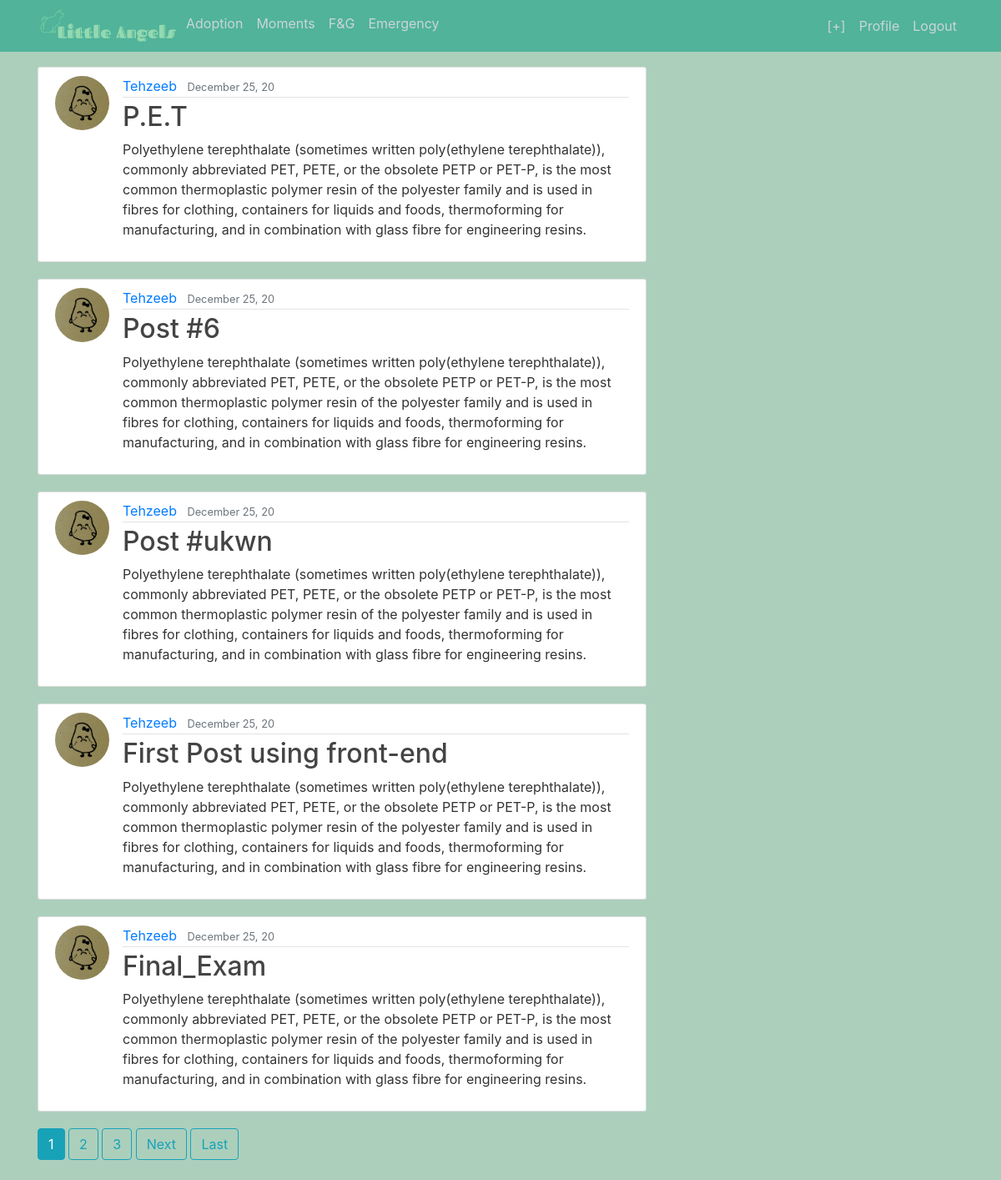
/moments/ (signed in), run on the app's committed database.
### feed/models.py (models this page shows, shortened)
class Post(models.Model):
    title = models.CharField(max_length=30)
    content = models.TextField();
    date = models.DateField(auto_now_add=True)
    author = models.ForeignKey(User, on_delete=models.CASCADE); #if user is deleted, all post gets deleted
    approved = models.BooleanField(default=False)

### users/models.py (models this page shows, shortened)
class Profile(models.Model):
    user = models.OneToOneField(User, on_delete=models.CASCADE)
    image = models.ImageField(default='default.png',  upload_to= 'profile_pics')

### feed/views.py (the view)
# urls.py: path('', PostListView.as_view(), name='feed'),
class PostListView(LoginRequiredMixin, ListView):
    model = Post
    template_name = 'feed/feed.html'
    context_object_name = 'posts'
    ordering = ['-date']
    paginate_by = 5

### feed/templates/feed/feed.html (shortened to what this page needs)
{% extends 'home/base.html' %}
{%block create_post %}
<a class="nav-item nav-link" class="btn btn-nav" h href="{% url 'post_create' %}">[+]</a>
{% endblock %}
{% block content %}
    {% for p in posts %}
        <article class="media content-section">
            <img  class="rounded-circle article-img" src="{{p.author.profile.image.url}}" alt="">
            <div class="media-body">
            <div class="article-metadata">
                <a class="mr-2" href="{% url 'user_posts' p.author.username %}">{{ p.author }}</a>
                <small class="text-muted">{{ p.date| date:"F d, y"}}</small>
            </div>
            <h2><a class="article-title" href="{% url 'post_detail' p.id %}">{{ p.title }}</a></h2>
            <p class="article-content">{{ p.content }}</p>
            </div>
        </article>
    {%endfor %}
    {% if is_paginated %}
        {% for num in page_obj.paginator.page_range %}
            {% if page_obj.number == num %}
                <a class="btn btn-info mb-4" href="?page={{num}}">{{num}}</a>
            {% elif num > page_obj.number|add:'-3' and num < page_obj.number|add:'3' %}
            <a class="btn btn-outline-info mb-4" href="?page={{num}}">{{ num }}</a>
            {% endif %}
        {% endfor %}
        {% if page_obj.has_next %}
            <a class="btn btn-outline-info mb-4" href="?page={{page_obj.next_page_number}}">Next</a>
            <a class="btn btn-outline-info mb-4" href="?page={{page_obj.paginator.num_pages}}">Last</a>
        {% endif %}
    {% endif %}
{% endblock content %}

### home/templates/home/base.html (shortened to what this page needs)
{% load static %}
<!DOCTYPE html>
<html>
<head>
    <link rel="stylesheet" href="https://maxcdn.bootstrapcdn.com/bootstrap/4.0.0/css/bootstrap.min.css">
    <link rel="stylesheet" href="{% static 'home/main.css' %}">
</head>
<body>
    <header class="site-header">
        <nav class="navbar navbar-expand-md navbar-dark bg-steel fixed-top">
          <div class="container">
            <div class="collapse navbar-collapse" id="navbarToggle">
              <div class="navbar-nav mr-auto">
                <div class="logo">
                  <a href="{% url 'home' %}"><img src="{% static 'home/images/logo.png' %}" padding-top="10" width="170px"></a>
              </div>
                <a class="nav-item nav-link" href="{% url 'adoption' %}">Adoption</a>
                <a class="nav-item nav-link" href="{% url 'feed' %}">Moments</a>
                <a class="nav-item nav-link" href="#">F&G</a>
                <a class="nav-item nav-link" href="#">Emergency</a>
              </div>
              <div class="navbar-nav">
                {% if user.is_authenticated %}
                {% block create_post %} {% endblock %}
                <a class="nav-item nav-link" href="{% url 'profile' %}">Profile</a>
                <a class="nav-item nav-link" href="{% url 'logout' %}">Logout</a>
                {%else %}
                  <a class="nav-item nav-link" href="{% url 'login' %}">Login</a>
                  <a class="nav-item nav-link" href="{% url 'register' %}">Register</a>
                {% endif %}
              </div>
            </div>
          </div>
        </nav>
    </header>
    <main role="main" class="container">
        <div class="row">
            <div class="col-md-8">
              {% block content %}{% endblock %}
            </div>
        </div>
    </main>
</body>
</html>

### home/static/home/main.css (style rules this page uses)
body { background: #accfbc; color: #333333; margin-top: 5rem; }
h1, h2, h3, h4, h5, h6 { color: #444444; }
.bg-steel { background-color: #50b39a; }
.site-header .navbar-nav .nav-link { color: #cbd5db; }
.content-section { background: #ffffff; padding: 10px 20px; border: 1px solid #dddddd; border-radius: 3px; margin-bottom: 20px; }
.article-title { color: #444444; }
.article-content { white-space: pre-line; }
.article-img { height: 65px; width: 65px; margin-right: 16px; }
.article-metadata { padding-bottom: 1px; margin-bottom: 4px; border-bottom: 1px solid #e3e3e3 }

### data on the page
Post: author.profile.image (picture), author "Tehzeeb", date "December 25, 20", title "P.E.T", content "Polyethylene terephthalate (sometimes written poly(ethylene terephthalate)), commonly abbreviated PET, PETE, or the obsolete PETP or PET-P, is the most common thermoplastic polymer resin of the polyester family and is used in fibres for clothing, containers for liquids and foods, thermoforming for manufacturing, and in combination with glass fibre for engineering resins."
Post: author.profile.image (picture), author "Tehzeeb", date "December 25, 20", title "Post #6", content "Polyethylene terephthalate (sometimes written poly(ethylene terephthalate)), commonly abbreviated PET, PETE, or the obsolete PETP or PET-P, is the most common thermoplastic polymer resin of the polyester family and is used in fibres for clothing, containers for liquids and foods, thermoforming for manufacturing, and in combination with glass fibre for engineering resins."
Post: author.profile.image (picture), author "Tehzeeb", date "December 25, 20", title "Post #ukwn", content "Polyethylene terephthalate (sometimes written poly(ethylene terephthalate)), commonly abbreviated PET, PETE, or the obsolete PETP or PET-P, is the most common thermoplastic polymer resin of the polyester family and is used in fibres for clothing, containers for liquids and foods, thermoforming for manufacturing, and in combination with glass fibre for engineering resins."
Post: author.profile.image (picture), author "Tehzeeb", date "December 25, 20", title "First Post using front-end", content "Polyethylene terephthalate (sometimes written poly(ethylene terephthalate)), commonly abbreviated PET, PETE, or the obsolete PETP or PET-P, is the most common thermoplastic polymer resin of the polyester family and is used in fibres for clothing, containers for liquids and foods, thermoforming for manufacturing, and in combination with glass fibre for engineering resins."
Post: author.profile.image (picture), author "Tehzeeb", date "December 25, 20", title "Final_Exam", content "Polyethylene terephthalate (sometimes written poly(ethylene terephthalate)), commonly abbreviated PET, PETE, or the obsolete PETP or PET-P, is the most common thermoplastic polymer resin of the polyester family and is used in fibres for clothing, containers for liquids and foods, thermoforming for manufacturing, and in combination with glass fibre for engineering resins."

### other printed values
{{ num }} "1"
{{ num }} "2" "3"
